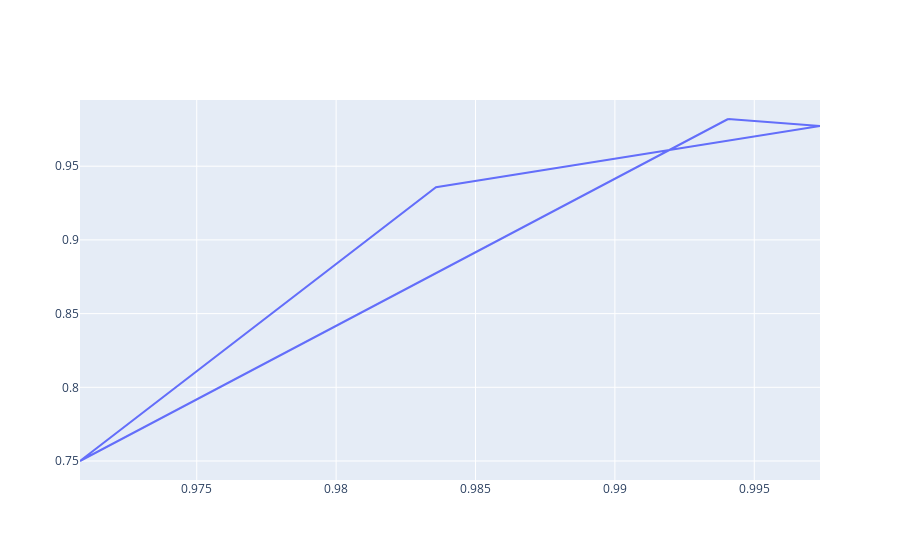

Notebook source saved alongside this figure:
### Code cell
# Create traces
fig = go.Figure()
fig.add_trace(go.Scatter(x=slider_res['recall'], y=slider_res['precision'],
                    mode='lines',
                    name='slider'))

fig.show()

### Figure 1 — Plotly figure (JSON) as saved in the notebook; plotly's stock layout.template omitted (floating-point values rounded to 4 significant figures)
{"data": [{"mode": "lines", "name": "slider", "type": "scatter", "x": [0.9941, 0.9941, 0.9974, 0.9836, 0.9708, 0.9941], "y": [0.982, 0.982, 0.9773, 0.9357, 0.75, 0.982]}], "layout": {}}
